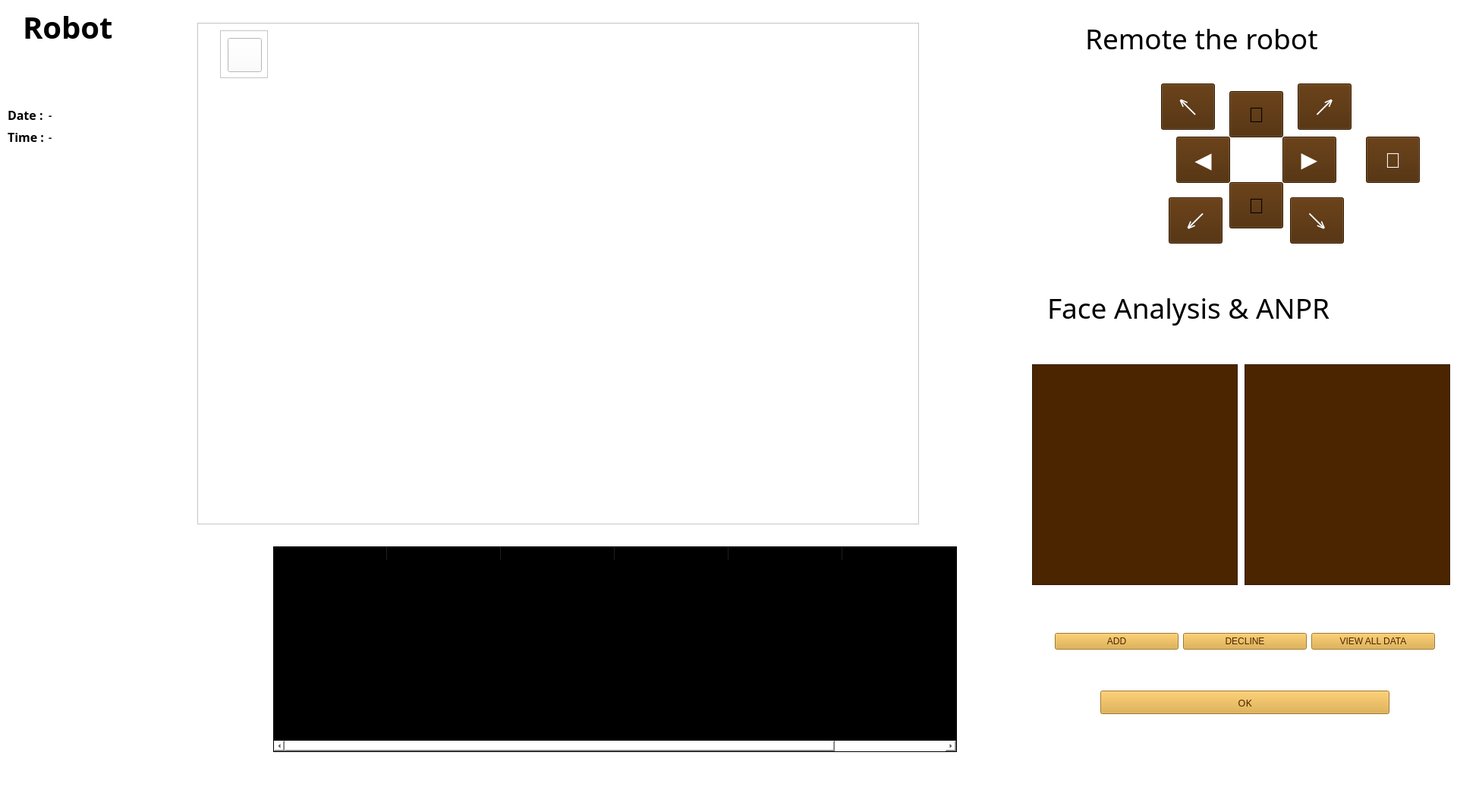
<?xml version="1.0" encoding="UTF-8"?>
<ui version="4.0">
 <class>MainWindow</class>
 <widget class="QMainWindow" name="MainWindow">
  <property name="geometry">
   <rect>
    <x>0</x>
    <y>0</y>
    <width>1920</width>
    <height>1070</height>
   </rect>
  </property>
  <property name="windowTitle">
   <string>MainWindow</string>
  </property>
  <widget class="QWidget" name="centralwidget">
   <property name="styleSheet">
    <string notr="true">background-color: rgb(255, 255, 255);</string>
   </property>
   <widget class="QWidget" name="widget_2" native="true">
    <property name="geometry">
     <rect>
      <x>0</x>
      <y>-10</y>
      <width>1920</width>
      <height>1080</height>
     </rect>
    </property>
    <property name="autoFillBackground">
     <bool>false</bool>
    </property>
    <property name="styleSheet">
     <string notr="true"/>
    </property>
    <widget class="QLabel" name="label_5">
     <property name="geometry">
      <rect>
       <x>1380</x>
       <y>330</y>
       <width>511</width>
       <height>171</height>
      </rect>
     </property>
     <property name="font">
      <font>
       <family>SF Pro Rounded</family>
       <pointsize>28</pointsize>
       <weight>10</weight>
       <italic>false</italic>
       <bold>false</bold>
      </font>
     </property>
     <property name="styleSheet">
      <string notr="true">
background-color: transparent;
font: 81 28pt &quot;SF Pro Rounded&quot;;</string>
     </property>
     <property name="text">
      <string>Face Analysis &amp; ANPR</string>
     </property>
    </widget>
    <widget class="QFrame" name="frameF_2">
     <property name="geometry">
      <rect>
       <x>1640</x>
       <y>490</y>
       <width>271</width>
       <height>291</height>
      </rect>
     </property>
     <property name="styleSheet">
      <string notr="true">background-color: rgb(74, 37, 0);
color: rgb(255, 255, 255);
</string>
     </property>
     <property name="frameShape">
      <enum>QFrame::StyledPanel</enum>
     </property>
     <property name="frameShadow">
      <enum>QFrame::Raised</enum>
     </property>
    </widget>
    <widget class="QFrame" name="frameP_2">
     <property name="geometry">
      <rect>
       <x>1360</x>
       <y>490</y>
       <width>271</width>
       <height>291</height>
      </rect>
     </property>
     <property name="styleSheet">
      <string notr="true">background-color: rgb(74, 37, 0);

</string>
     </property>
     <property name="frameShape">
      <enum>QFrame::StyledPanel</enum>
     </property>
     <property name="frameShadow">
      <enum>QFrame::Raised</enum>
     </property>
    </widget>
    <widget class="QLabel" name="label_6">
     <property name="geometry">
      <rect>
       <x>30</x>
       <y>10</y>
       <width>161</width>
       <height>71</height>
      </rect>
     </property>
     <property name="font">
      <font>
       <family>SF Pro Rounded</family>
       <pointsize>30</pointsize>
       <weight>75</weight>
       <bold>true</bold>
      </font>
     </property>
     <property name="styleSheet">
      <string notr="true">color: rgb(0, 0, 0);</string>
     </property>
     <property name="text">
      <string>Robot</string>
     </property>
    </widget>
    <widget class="QFrame" name="frame_6">
     <property name="geometry">
      <rect>
       <x>260</x>
       <y>40</y>
       <width>951</width>
       <height>661</height>
      </rect>
     </property>
     <property name="contextMenuPolicy">
      <enum>Qt::NoContextMenu</enum>
     </property>
     <property name="styleSheet">
      <string notr="true">color: rgb(0, 126, 249);</string>
     </property>
     <property name="frameShape">
      <enum>QFrame::StyledPanel</enum>
     </property>
     <property name="frameShadow">
      <enum>QFrame::Raised</enum>
     </property>
     <layout class="QVBoxLayout" name="verticalLayout_7">
      <item alignment="Qt::AlignHCenter|Qt::AlignVCenter">
       <widget class="QLabel" name="image_label">
        <property name="text">
         <string/>
        </property>
       </widget>
      </item>
     </layout>
    </widget>
    <widget class="QFrame" name="frame">
     <property name="geometry">
      <rect>
       <x>290</x>
       <y>50</y>
       <width>63</width>
       <height>63</height>
      </rect>
     </property>
     <property name="styleSheet">
      <string notr="true">QPushButton:hover{

background-color: rgb(59, 103, 128);
border-radius: 7px;

}</string>
     </property>
     <property name="frameShape">
      <enum>QFrame::StyledPanel</enum>
     </property>
     <property name="frameShadow">
      <enum>QFrame::Raised</enum>
     </property>
     <layout class="QVBoxLayout" name="verticalLayout_3">
      <item>
       <widget class="QPushButton" name="start_stop_btn">
        <property name="minimumSize">
         <size>
          <width>45</width>
          <height>45</height>
         </size>
        </property>
        <property name="maximumSize">
         <size>
          <width>50</width>
          <height>50</height>
         </size>
        </property>
        <property name="styleSheet">
         <string notr="true"/>
        </property>
        <property name="text">
         <string/>
        </property>
        <property name="icon">
         <iconset>
          <normaloff>:/icons/icons/run_video.png</normaloff>:/icons/icons/run_video.png</iconset>
        </property>
        <property name="iconSize">
         <size>
          <width>30</width>
          <height>30</height>
         </size>
        </property>
        <property name="checkable">
         <bool>true</bool>
        </property>
       </widget>
      </item>
     </layout>
    </widget>
    <widget class="QPushButton" name="borrar_ok_3">
     <property name="geometry">
      <rect>
       <x>1450</x>
       <y>920</y>
       <width>381</width>
       <height>31</height>
      </rect>
     </property>
     <property name="font">
      <font>
       <family>SF Pro Rounded</family>
       <pointsize>10</pointsize>
      </font>
     </property>
     <property name="styleSheet">
      <string notr="true">color: rgb(74, 37, 0);
background-color: rgb(221, 165, 51);</string>
     </property>
     <property name="text">
      <string>OK</string>
     </property>
     <property name="flat">
      <bool>false</bool>
     </property>
    </widget>
    <widget class="QLabel" name="label_7">
     <property name="geometry">
      <rect>
       <x>1430</x>
       <y>20</y>
       <width>411</width>
       <height>81</height>
      </rect>
     </property>
     <property name="font">
      <font>
       <family>SF Pro Rounded</family>
       <pointsize>28</pointsize>
       <weight>10</weight>
       <italic>false</italic>
       <bold>false</bold>
      </font>
     </property>
     <property name="styleSheet">
      <string notr="true">

background-color: transparent;
font: 81 28pt &quot;SF Pro Rounded&quot;;</string>
     </property>
     <property name="text">
      <string>Remote the robot</string>
     </property>
    </widget>
    <widget class="QWidget" name="gridLayoutWidget">
     <property name="geometry">
      <rect>
       <x>10</x>
       <y>150</y>
       <width>221</width>
       <height>106</height>
      </rect>
     </property>
     <layout class="QGridLayout" name="gridLayout">
      <property name="sizeConstraint">
       <enum>QLayout::SetFixedSize</enum>
      </property>
      <item row="0" column="1">
       <widget class="QLabel" name="date_label">
        <property name="font">
         <font>
          <family>SF Pro Rounded</family>
          <pointsize>10</pointsize>
          <weight>75</weight>
          <italic>false</italic>
          <bold>true</bold>
         </font>
        </property>
        <property name="styleSheet">
         <string notr="true">
background-color: transparent;
</string>
        </property>
        <property name="text">
         <string>-</string>
        </property>
       </widget>
      </item>
      <item row="2" column="0">
       <widget class="QLabel" name="label_9">
        <property name="font">
         <font>
          <family>SF Pro Rounded</family>
          <pointsize>12</pointsize>
          <weight>75</weight>
          <italic>false</italic>
          <bold>true</bold>
         </font>
        </property>
        <property name="styleSheet">
         <string notr="true">
background-color: transparent;
</string>
        </property>
        <property name="text">
         <string>Time :</string>
        </property>
       </widget>
      </item>
      <item row="2" column="1">
       <layout class="QGridLayout" name="gridLayout_2">
        <item row="2" column="1">
         <widget class="QLabel" name="time_label">
          <property name="font">
           <font>
            <family>SF Pro Rounded</family>
            <pointsize>10</pointsize>
            <weight>75</weight>
            <italic>false</italic>
            <bold>true</bold>
           </font>
          </property>
          <property name="styleSheet">
           <string notr="true">
background-color: transparent;
</string>
          </property>
          <property name="text">
           <string>-</string>
          </property>
         </widget>
        </item>
       </layout>
      </item>
      <item row="0" column="0">
       <widget class="QLabel" name="label_8">
        <property name="font">
         <font>
          <family>SF Pro Rounded</family>
          <pointsize>12</pointsize>
          <weight>75</weight>
          <italic>false</italic>
          <bold>true</bold>
         </font>
        </property>
        <property name="styleSheet">
         <string notr="true">
background-color: transparent;
</string>
        </property>
        <property name="text">
         <string>Date :</string>
        </property>
       </widget>
      </item>
     </layout>
    </widget>
    <widget class="QTableWidget" name="table_employees">
     <property name="geometry">
      <rect>
       <x>360</x>
       <y>730</y>
       <width>901</width>
       <height>271</height>
      </rect>
     </property>
     <property name="sizePolicy">
      <sizepolicy hsizetype="Expanding" vsizetype="Expanding">
       <horstretch>0</horstretch>
       <verstretch>0</verstretch>
      </sizepolicy>
     </property>
     <property name="font">
      <font>
       <family>SF Pro Display</family>
       <pointsize>10</pointsize>
       <weight>75</weight>
       <italic>false</italic>
       <bold>true</bold>
      </font>
     </property>
     <property name="autoFillBackground">
      <bool>false</bool>
     </property>
     <property name="styleSheet">
      <string notr="true">background-color: rgb(0, 0, 0);</string>
     </property>
     <property name="textElideMode">
      <enum>Qt::ElideLeft</enum>
     </property>
     <property name="sortingEnabled">
      <bool>false</bool>
     </property>
     <property name="rowCount">
      <number>0</number>
     </property>
     <property name="columnCount">
      <number>6</number>
     </property>
     <attribute name="horizontalHeaderCascadingSectionResizes">
      <bool>false</bool>
     </attribute>
     <attribute name="horizontalHeaderDefaultSectionSize">
      <number>150</number>
     </attribute>
     <attribute name="horizontalHeaderShowSortIndicator" stdset="0">
      <bool>false</bool>
     </attribute>
     <attribute name="verticalHeaderCascadingSectionResizes">
      <bool>false</bool>
     </attribute>
     <attribute name="verticalHeaderShowSortIndicator" stdset="0">
      <bool>false</bool>
     </attribute>
     <column>
      <property name="text">
       <string>EmployeeID</string>
      </property>
      <property name="font">
       <font>
        <weight>75</weight>
        <bold>true</bold>
       </font>
      </property>
      <property name="textAlignment">
       <set>AlignCenter</set>
      </property>
      <property name="background">
       <color>
        <red>255</red>
        <green>0</green>
        <blue>191</blue>
       </color>
      </property>
     </column>
     <column>
      <property name="text">
       <string>FirstName</string>
      </property>
      <property name="font">
       <font>
        <weight>75</weight>
        <bold>true</bold>
       </font>
      </property>
      <property name="textAlignment">
       <set>AlignCenter</set>
      </property>
      <property name="background">
       <color>
        <red>85</red>
        <green>255</green>
        <blue>127</blue>
       </color>
      </property>
     </column>
     <column>
      <property name="text">
       <string>LastName</string>
      </property>
      <property name="font">
       <font>
        <weight>75</weight>
        <bold>true</bold>
       </font>
      </property>
      <property name="textAlignment">
       <set>AlignCenter</set>
      </property>
      <property name="background">
       <color>
        <red>255</red>
        <green>248</green>
        <blue>53</blue>
       </color>
      </property>
     </column>
     <column>
      <property name="text">
       <string>License Number Plate</string>
      </property>
      <property name="font">
       <font>
        <weight>75</weight>
        <bold>true</bold>
       </font>
      </property>
     </column>
     <column>
      <property name="text">
       <string>DepartmentID</string>
      </property>
      <property name="font">
       <font>
        <weight>75</weight>
        <bold>true</bold>
       </font>
      </property>
     </column>
     <column>
      <property name="text">
       <string>DOE</string>
      </property>
      <property name="font">
       <font>
        <weight>75</weight>
        <bold>true</bold>
       </font>
      </property>
     </column>
    </widget>
    <widget class="QPushButton" name="bt_8">
     <property name="geometry">
      <rect>
       <x>1620</x>
       <y>130</y>
       <width>71</width>
       <height>61</height>
      </rect>
     </property>
     <property name="font">
      <font>
       <pointsize>21</pointsize>
      </font>
     </property>
     <property name="styleSheet">
      <string notr="true">background-color: rgb(74, 37, 0);
</string>
     </property>
     <property name="text">
      <string>🔼</string>
     </property>
    </widget>
    <widget class="QPushButton" name="bt_6">
     <property name="geometry">
      <rect>
       <x>1690</x>
       <y>190</y>
       <width>71</width>
       <height>61</height>
      </rect>
     </property>
     <property name="font">
      <font>
       <pointsize>21</pointsize>
      </font>
     </property>
     <property name="styleSheet">
      <string notr="true">background-color: rgb(74, 37, 0);
color: rgb(255, 255, 255);
</string>
     </property>
     <property name="text">
      <string>▶️</string>
     </property>
    </widget>
    <widget class="QPushButton" name="bt_4">
     <property name="geometry">
      <rect>
       <x>1550</x>
       <y>190</y>
       <width>71</width>
       <height>61</height>
      </rect>
     </property>
     <property name="font">
      <font>
       <pointsize>22</pointsize>
      </font>
     </property>
     <property name="styleSheet">
      <string notr="true">background-color: rgb(74, 37, 0);
color: rgb(255, 255, 255);
</string>
     </property>
     <property name="text">
      <string>◀️</string>
     </property>
    </widget>
    <widget class="QPushButton" name="bt_2">
     <property name="geometry">
      <rect>
       <x>1620</x>
       <y>250</y>
       <width>71</width>
       <height>61</height>
      </rect>
     </property>
     <property name="font">
      <font>
       <pointsize>21</pointsize>
      </font>
     </property>
     <property name="styleSheet">
      <string notr="true">background-color: rgb(74, 37, 0);
</string>
     </property>
     <property name="text">
      <string>🔽</string>
     </property>
    </widget>
    <widget class="QPushButton" name="bt_7">
     <property name="geometry">
      <rect>
       <x>1530</x>
       <y>120</y>
       <width>71</width>
       <height>61</height>
      </rect>
     </property>
     <property name="font">
      <font>
       <pointsize>22</pointsize>
      </font>
     </property>
     <property name="styleSheet">
      <string notr="true">background-color: rgb(74, 37, 0);
color: rgb(255, 255, 255);
</string>
     </property>
     <property name="text">
      <string>↖️</string>
     </property>
    </widget>
    <widget class="QPushButton" name="bt_9">
     <property name="geometry">
      <rect>
       <x>1710</x>
       <y>120</y>
       <width>71</width>
       <height>61</height>
      </rect>
     </property>
     <property name="font">
      <font>
       <pointsize>22</pointsize>
      </font>
     </property>
     <property name="styleSheet">
      <string notr="true">background-color: rgb(74, 37, 0);
color: rgb(255, 255, 255);
</string>
     </property>
     <property name="text">
      <string>↗️</string>
     </property>
    </widget>
    <widget class="QPushButton" name="bt_1">
     <property name="geometry">
      <rect>
       <x>1540</x>
       <y>270</y>
       <width>71</width>
       <height>61</height>
      </rect>
     </property>
     <property name="font">
      <font>
       <pointsize>22</pointsize>
      </font>
     </property>
     <property name="styleSheet">
      <string notr="true">background-color: rgb(74, 37, 0);
color: rgb(255, 255, 255);
</string>
     </property>
     <property name="text">
      <string>↙️</string>
     </property>
    </widget>
    <widget class="QPushButton" name="bt_3">
     <property name="geometry">
      <rect>
       <x>1700</x>
       <y>270</y>
       <width>71</width>
       <height>61</height>
      </rect>
     </property>
     <property name="font">
      <font>
       <pointsize>22</pointsize>
      </font>
     </property>
     <property name="styleSheet">
      <string notr="true">background-color: rgb(74, 37, 0);
color: rgb(255, 255, 255);
</string>
     </property>
     <property name="text">
      <string>↘️</string>
     </property>
    </widget>
    <widget class="QPushButton" name="bt_0">
     <property name="geometry">
      <rect>
       <x>1800</x>
       <y>190</y>
       <width>71</width>
       <height>61</height>
      </rect>
     </property>
     <property name="font">
      <font>
       <pointsize>21</pointsize>
      </font>
     </property>
     <property name="styleSheet">
      <string notr="true">background-color: rgb(74, 37, 0);
color: rgb(255, 255, 255);
</string>
     </property>
     <property name="text">
      <string>🔄</string>
     </property>
    </widget>
    <widget class="QWidget" name="layoutWidget">
     <property name="geometry">
      <rect>
       <x>1390</x>
       <y>840</y>
       <width>501</width>
       <height>31</height>
      </rect>
     </property>
     <layout class="QHBoxLayout" name="horizontalLayout">
      <item>
       <widget class="QPushButton" name="bt_add">
        <property name="styleSheet">
         <string notr="true">background-color: rgb(221, 165, 51);
color: rgb(74, 37, 0);

font: 81 10pt &quot;SF Pro Rounded&quot;;
</string>
        </property>
        <property name="text">
         <string>ADD</string>
        </property>
       </widget>
      </item>
      <item>
       <widget class="QPushButton" name="bt_decline">
        <property name="styleSheet">
         <string notr="true">background-color: rgb(221, 165, 51);
color: rgb(74, 37, 0);

font: 81 10pt &quot;SF Pro Rounded&quot;;
</string>
        </property>
        <property name="text">
         <string>DECLINE</string>
        </property>
       </widget>
      </item>
      <item>
       <widget class="QPushButton" name="bt_viewall">
        <property name="styleSheet">
         <string notr="true">background-color: rgb(221, 165, 51);
color: rgb(74, 37, 0);

font: 81 10pt &quot;SF Pro Rounded&quot;;
</string>
        </property>
        <property name="text">
         <string>VIEW ALL DATA</string>
        </property>
       </widget>
      </item>
     </layout>
    </widget>
   </widget>
  </widget>
 </widget>
 <resources/>
 <connections/>
</ui>
